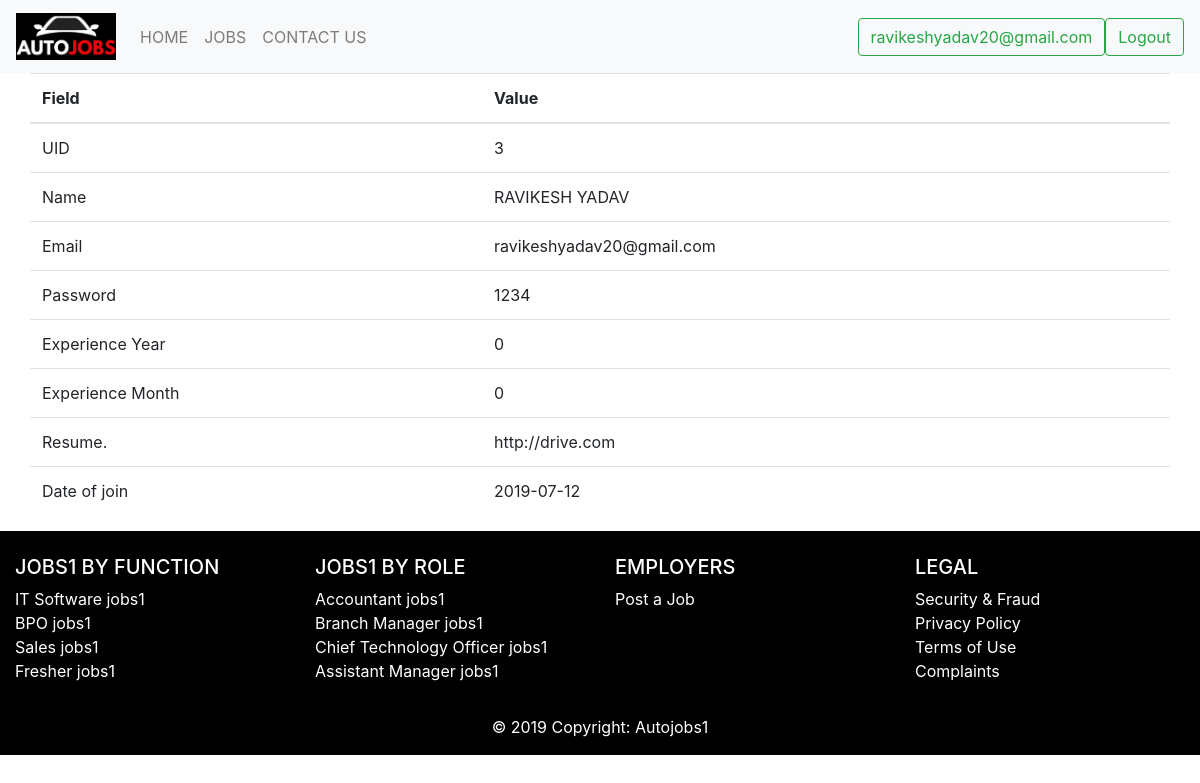
The app's page /uprofile.php (signed in) with its own data.
### tables this page shows
CREATE TABLE `users` (
  `uid` bigint(10) NOT NULL,
  `fname` varchar(40) NOT NULL,
  `lname` varchar(40) NOT NULL,
  `email` varchar(60) NOT NULL,
  `pwd` varchar(50) NOT NULL,
  `exp_year` int(2) NOT NULL,
  `exp_month` int(2) NOT NULL,
  `resume` varchar(300) NOT NULL,
  `time` date NOT NULL DEFAULT current_timestamp()
);

### uprofile.php (the view, shortened to what this page needs)
<?php
  include_once('uheader.php');
  $email = $_SESSION['email'];
?>
<table class="table table-hover container">
  <thead>
    <tr>
      <th scope="col">Field</th>
      <th scope="col">Value</th>
    </tr>
  </thead>
  <tbody>
    <?php
       $conn = mysqli_connect("localhost", "root", "", "jobs");
       $sql = "SELECT * FROM users where email='$email'";
       $result = mysqli_query($conn, $sql);
       if (mysqli_num_rows($result) > 0) {
          while ($row = mysqli_fetch_assoc($result))
            {
              echo "<TR><TD>";
              echo "UID";
              echo "<TD>";
              echo $row["uid"];
              echo "</TD></TR>";
              echo "<TR><TD>";
              echo "Name";
              echo "<TD>";
              echo $row["fname"]. ' ' .  $row["lname"];
              echo "</TD></TR>";
              echo "<TR><TD>";
              echo "Email";
              echo "<TD>";
              echo $row["email"];
              echo "</TD></TR>";
              echo "<TR><TD>";
              echo "Password";
              echo "<TD>";
              echo $row["pwd"];
              echo "</TD></TR>";
              echo "<TR><TD>";
              echo "Experience Year";
              echo "<TD>";
              echo $row["exp_year"];
              echo "</TD></TR>";
              echo "<TR><TD>";
              echo "Experience Month";
              echo "<TD>";
              echo $row["exp_month"];
              echo "</TD></TR>";
              echo "<TR><TD>";
              echo "Resume.";
              echo "<TD>";
              echo $row["resume"];
              echo "</TD></TR>";
              echo "<TR><TD>";
              echo "Date of join";
              echo "<TD>";
              echo $row["time"];
              echo "</TD></TR>";
            }
          } else {
                  echo "0 results";
          }
      ?>
  </tbody>
</table>
<?php
  include_once('footer1.php');
?>

### records on screen
users: uid "3", fname "RAVIKESH", lname "YADAV", email "ravikeshyadav20@gmail.com", pwd "1234", exp_year "0", exp_month "0", resume "http://drive.com", time "2019-07-12"

### other values on screen
$email "ravikeshyadav20@gmail.com"
